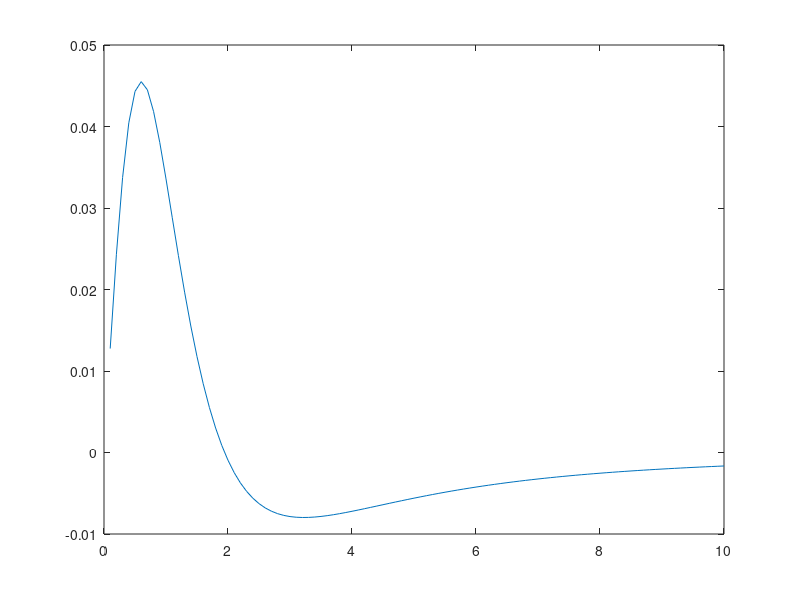

Source code (MATLAB):
clear
close all
 d=6;
N =16;
Nbar  =4;

delta_vec = [0.1: 0.1 :10];
for di = 1 : length(delta_vec)
    delta = delta_vec(di);

    sum1 = 0;
    sum2 = 0;
    sum3 = 0;
    sum4 = 0;sum5=0;
    for i =1 : Nbar
        for n = 1 : Nbar
            sum1 = sum1 + (n-1/2)^2/((n-1/2)^2*delta+(i-1/2)^2*delta+d^2/delta)^4*...
                ((n-1/2)^2+(i-1/2)^2-d^2/delta^2)^2;
            sum2 = sum2 + (n-1/2)^2/((n-1/2)^2*delta+(i-1/2)^2*delta+d^2/delta)^3;
            sum3 = sum3 + (n-1/2)^2/((n-1/2)^2+(i-1/2)^2+d^2/delta^2)^2;
            sum4 = sum4 + (n-1/2)^2/((n-1/2)^2*delta+(i-1/2)^2*delta+d^2/delta)^3 ...
                *((n-1/2)^2+(i-1/2)^2-d^2/delta^2);
            sum5 = sum5 +  (n-1/2)^2/((n-1/2)^2+(i-1/2)^2+delta)^2;

        end
    end
    crb2rd(di) = 6*sum1-4*d^2/delta^3*sum2;
    crb(di) = 1/sum3;
    crb1st(di) = -2*sum4;
    crbnew(di) = 1/sum5;
end
plot(delta_vec,crb1st)

 